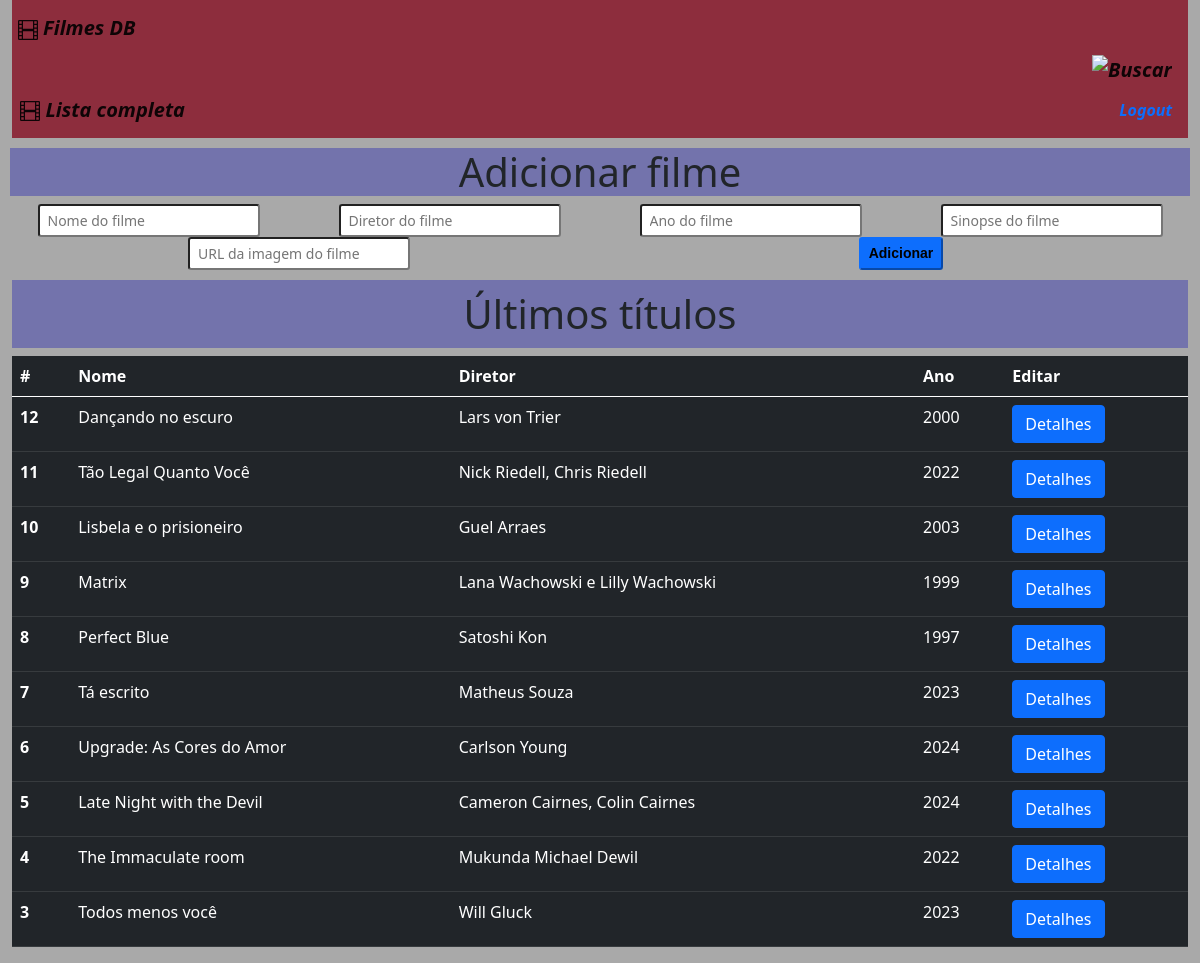
The app's page / (signed in) with its own data.
### app_filmesdb/models.py (models this page shows)
class Filme(models.Model):
    id_filme = models.AutoField(primary_key=True)
    nome = models.CharField(max_length=100, unique=True)
    diretor = models.CharField(max_length=100)
    ano = models.IntegerField()
    sinopse = models.TextField(max_length=500, default="Sinopse não disponível")
    imagem = models.URLField(default="https://encrypted-tbn0.gstatic.com/images?q=tbn:ANd9GcQXShDI6RpzKwxepFOA0j1nbEdqnLBZUO3CvYhiIVao4Hu_DPD5qW5PywfFAWf755Jvm54&usqp=CAU") # URL da imagem do filme
    rating = models.IntegerField(default=0, validators=[MinValueValidator(0), MaxValueValidator(10)])  # Rating do filme
    comentario = models.TextField(max_length=500, default="Sem comentários")  # Comentário do filme
    trailer_url = models.URLField(default="https://www.youtube.com/")

### app_filmesdb/views.py (the view)
# urls.py: path('', views.home, name='home'),
def home(request):
    ultimos_filmes = Filme.objects.order_by('-id_filme')[:10]
    return render(request, 'pages/home.html', {'filmes': ultimos_filmes})

### app_filmesdb/templates/pages/home.html (shortened to what this page needs)
{% extends 'pages/base.html' %}
{% block content %}
    <div style="padding: 10px;" class="container-fluid">
      <h1 style="background-color:rgb(115, 115, 172) !important;" class="text-center">Adicionar filme</h1>
      <form action="{% url 'filmes' %}" method="post">
        <div style="text-align: center;" class="row">
          <div class="col">
            <input  name="nome" type="text" class="form-control-sm" placeholder="Nome do filme">
          </div>
          <div class="col">
            <input name="diretor" type="text" class="form-control-sm" placeholder="Diretor do filme">
          </div>
          <div class="col">
            <input name="ano" type="number" class="form-control-sm" placeholder="Ano do filme">
          </div>
          <div class="col">
            <input name="sinopse" type="text" class="form-control-sm" placeholder="Sinopse do filme">
        </div>
        <div class="col">
            <input name="imagem" type="text" class="form-control-sm" placeholder="URL da imagem do filme">
        </div>
          <div class="col">
            <button class="form-control-sm btn-primary" style="font-family: Verdana, Geneva, Tahoma, sans-serif; font-weight: bold; color: #000;"> Adicionar </button>
          </div>
        </div>
      </form>
    </div>
    <div class="container-fluid">
      <h1 style="background-color:rgb(115, 115, 172) !important; padding: 10px;"  class="text-center">Últimos títulos</h1>
      <table style="padding: 10px;" class="table table-dark table-hover">
        <thead>
          <tr>
            <th scope="col">#</th>
            <th scope="col">Nome</th>
            <th scope="col">Diretor</th>
            <th scope="col">Ano</th>
            <th scope="col" style="text-align: left; padding-right: 10px;">Editar</th>
          </tr>
        </thead>
         <tbody>
      {% for filme in filmes %}
      <tr>
          <th scope="row">{{ filme.id_filme}}</th>
          <td>{{ filme.nome }}</td>
          <td>{{ filme.diretor }}</td>
          <td>{{ filme.ano }}</td>
          <td>
              <form action="{% url 'detalhes_filme' filme.id_filme %}" method="get">
                  <button type="submit" class="btn btn-primary btn-block">Detalhes</button>
              </form>
        </td>
      </tr>
      {% endfor %}
       </tbody>
      </table>
    </div>
{% endblock %}

### app_filmesdb/templates/pages/base.html (shortened to what this page needs)
<!doctype html>
<html lang="en">
  <head>
    <link href="https://cdn.jsdelivr.net/npm/bootstrap@5.0.2/dist/css/bootstrap.min.css" rel="stylesheet">
  </head>
  <body style="background-color: darkgray;">
    <div class="container-fluid">
      <nav style="background-color:rgb(141, 45, 61) !important; text-decoration: solid; font-style: italic; font-weight: bold;" class="navbar navbar-light bg-light">
      <a class="navbar-brand" href="{% url 'home' %}" style="text-align: left;">
        Filmes DB
      </a>
      <a class="navbar-brand" href="{% url 'search_filmes' %}" style="text-align: right; width: 100rem;">
        <img src="https://encrypted-tbn0.gstatic.com/images?q=tbn:ANd9GcRAfOjzJjRM6FfxJh1ney9XxJrAJMKmhV-Emg&s" alt="Buscar" style="width: 40px; height: 40px;">
    </a>
      <a class="navbar-brand" href="{% url 'filmes' %}" style="text-align: center;">
        Lista completa
      </a>
      <a class="nav-link" href="{% url 'logout' %}">Logout</a>
     </nav>
    </div>
  {% block content %}{% endblock %}
  </body>
</html>

### records on screen
Filme: id_filme "12", nome "Dançando no escuro", diretor "Lars von Trier", ano "2000"
Filme: id_filme "11", nome "Tão Legal Quanto Você", diretor "Nick Riedell, Chris Riedell", ano "2022"
Filme: id_filme "10", nome "Lisbela e o prisioneiro", diretor "Guel Arraes", ano "2003"
Filme: id_filme "9", nome "Matrix", diretor "Lana Wachowski e Lilly Wachowski", ano "1999"
Filme: id_filme "8", nome "Perfect Blue", diretor "Satoshi Kon", ano "1997"
Filme: id_filme "7", nome "Tá escrito", diretor "Matheus Souza", ano "2023"
Filme: id_filme "6", nome "Upgrade: As Cores do Amor", diretor "Carlson Young", ano "2024"
Filme: id_filme "5", nome "Late Night with the Devil", diretor "Cameron Cairnes, Colin Cairnes", ano "2024"
Filme: id_filme "4", nome "The Immaculate room", diretor "Mukunda Michael Dewil", ano "2022"
Filme: id_filme "3", nome "Todos menos você", diretor "Will Gluck", ano "2023"
